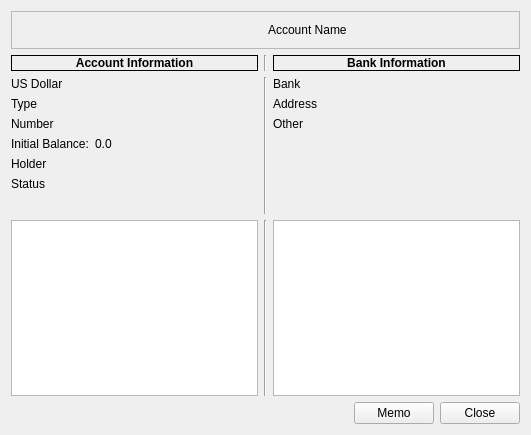
<?xml version="1.0" encoding="UTF-8"?>
<ui version="4.0">
 <class>CAccountInfo</class>
 <widget class="QWidget" name="CAccountInfo">
  <property name="geometry">
   <rect>
    <x>0</x>
    <y>0</y>
    <width>531</width>
    <height>435</height>
   </rect>
  </property>
  <property name="windowTitle">
   <string>Form</string>
  </property>
  <layout class="QVBoxLayout" name="verticalLayout_3">
   <item>
    <widget class="QFrame" name="frame">
     <property name="frameShape">
      <enum>QFrame::StyledPanel</enum>
     </property>
     <property name="frameShadow">
      <enum>QFrame::Raised</enum>
     </property>
     <layout class="QHBoxLayout" name="horizontalLayout">
      <property name="spacing">
       <number>5</number>
      </property>
      <property name="leftMargin">
       <number>0</number>
      </property>
      <property name="topMargin">
       <number>2</number>
      </property>
      <property name="rightMargin">
       <number>0</number>
      </property>
      <property name="bottomMargin">
       <number>2</number>
      </property>
      <item>
       <widget class="QLabel" name="pLIcon">
        <property name="minimumSize">
         <size>
          <width>32</width>
          <height>32</height>
         </size>
        </property>
        <property name="text">
         <string/>
        </property>
        <property name="alignment">
         <set>Qt::AlignRight|Qt::AlignTrailing|Qt::AlignVCenter</set>
        </property>
       </widget>
      </item>
      <item>
       <widget class="QLabel" name="pLAccount">
        <property name="frameShape">
         <enum>QFrame::NoFrame</enum>
        </property>
        <property name="text">
         <string>Account Name</string>
        </property>
        <property name="textFormat">
         <enum>Qt::RichText</enum>
        </property>
       </widget>
      </item>
     </layout>
    </widget>
   </item>
   <item>
    <layout class="QHBoxLayout" name="horizontalLayout_6">
     <item>
      <widget class="QLabel" name="label_3">
       <property name="frameShape">
        <enum>QFrame::Box</enum>
       </property>
       <property name="frameShadow">
        <enum>QFrame::Plain</enum>
       </property>
       <property name="text">
        <string>&lt;b&gt;Account Information&lt;/b&gt;</string>
       </property>
       <property name="alignment">
        <set>Qt::AlignCenter</set>
       </property>
       <property name="margin">
        <number>2</number>
       </property>
      </widget>
     </item>
     <item>
      <widget class="Line" name="line_4">
       <property name="orientation">
        <enum>Qt::Vertical</enum>
       </property>
      </widget>
     </item>
     <item>
      <widget class="QLabel" name="label_2">
       <property name="frameShape">
        <enum>QFrame::Box</enum>
       </property>
       <property name="text">
        <string>&lt;b&gt;Bank Information&lt;/b&gt;</string>
       </property>
       <property name="alignment">
        <set>Qt::AlignCenter</set>
       </property>
       <property name="margin">
        <number>2</number>
       </property>
      </widget>
     </item>
    </layout>
   </item>
   <item>
    <widget class="QWidget" name="pWidgetControls" native="true">
     <layout class="QHBoxLayout" name="horizontalLayout_3">
      <property name="leftMargin">
       <number>0</number>
      </property>
      <property name="topMargin">
       <number>0</number>
      </property>
      <property name="rightMargin">
       <number>0</number>
      </property>
      <property name="bottomMargin">
       <number>0</number>
      </property>
      <item>
       <layout class="QVBoxLayout" name="verticalLayout">
        <item>
         <widget class="QLabel" name="pLCurrency">
          <property name="text">
           <string>US Dollar</string>
          </property>
         </widget>
        </item>
        <item>
         <widget class="QLabel" name="pLType">
          <property name="text">
           <string>Type</string>
          </property>
         </widget>
        </item>
        <item>
         <widget class="QLabel" name="pLNumber">
          <property name="text">
           <string>Number</string>
          </property>
          <property name="textInteractionFlags">
           <set>Qt::LinksAccessibleByMouse</set>
          </property>
         </widget>
        </item>
        <item>
         <layout class="QHBoxLayout" name="horizontalLayout_2" stretch="0,0">
          <item>
           <widget class="QLabel" name="label">
            <property name="sizePolicy">
             <sizepolicy hsizetype="Maximum" vsizetype="Preferred">
              <horstretch>0</horstretch>
              <verstretch>0</verstretch>
             </sizepolicy>
            </property>
            <property name="text">
             <string>Initial Balance:</string>
            </property>
           </widget>
          </item>
          <item>
           <widget class="QLabel" name="pLInBalance">
            <property name="text">
             <string>0.0</string>
            </property>
           </widget>
          </item>
         </layout>
        </item>
        <item>
         <widget class="QLabel" name="pLHolder">
          <property name="text">
           <string>Holder</string>
          </property>
         </widget>
        </item>
        <item>
         <widget class="QLabel" name="pLAccStatus">
          <property name="text">
           <string>Status</string>
          </property>
         </widget>
        </item>
        <item>
         <spacer name="verticalSpacer_2">
          <property name="orientation">
           <enum>Qt::Vertical</enum>
          </property>
          <property name="sizeHint" stdset="0">
           <size>
            <width>20</width>
            <height>40</height>
           </size>
          </property>
         </spacer>
        </item>
       </layout>
      </item>
      <item>
       <widget class="Line" name="line">
        <property name="lineWidth">
         <number>1</number>
        </property>
        <property name="orientation">
         <enum>Qt::Vertical</enum>
        </property>
       </widget>
      </item>
      <item>
       <layout class="QVBoxLayout" name="verticalLayout_2">
        <item>
         <widget class="QLabel" name="pLBank">
          <property name="text">
           <string>Bank</string>
          </property>
         </widget>
        </item>
        <item>
         <widget class="QLabel" name="pLAddress">
          <property name="text">
           <string>Address</string>
          </property>
         </widget>
        </item>
        <item>
         <widget class="QLabel" name="pLOther">
          <property name="text">
           <string>Other</string>
          </property>
          <property name="textInteractionFlags">
           <set>Qt::LinksAccessibleByMouse</set>
          </property>
         </widget>
        </item>
        <item>
         <spacer name="verticalSpacer_3">
          <property name="orientation">
           <enum>Qt::Vertical</enum>
          </property>
          <property name="sizeHint" stdset="0">
           <size>
            <width>20</width>
            <height>40</height>
           </size>
          </property>
         </spacer>
        </item>
       </layout>
      </item>
     </layout>
    </widget>
   </item>
   <item>
    <widget class="QWidget" name="pWidgetMemo" native="true">
     <property name="sizePolicy">
      <sizepolicy hsizetype="Preferred" vsizetype="Preferred">
       <horstretch>0</horstretch>
       <verstretch>0</verstretch>
      </sizepolicy>
     </property>
     <layout class="QHBoxLayout" name="horizontalLayout_5">
      <property name="leftMargin">
       <number>0</number>
      </property>
      <property name="topMargin">
       <number>0</number>
      </property>
      <property name="rightMargin">
       <number>0</number>
      </property>
      <property name="bottomMargin">
       <number>0</number>
      </property>
      <item>
       <widget class="QTextEdit" name="pTENoteA">
        <property name="sizePolicy">
         <sizepolicy hsizetype="Preferred" vsizetype="Expanding">
          <horstretch>0</horstretch>
          <verstretch>0</verstretch>
         </sizepolicy>
        </property>
        <property name="readOnly">
         <bool>true</bool>
        </property>
        <property name="textInteractionFlags">
         <set>Qt::TextBrowserInteraction</set>
        </property>
       </widget>
      </item>
      <item>
       <widget class="Line" name="line_3">
        <property name="orientation">
         <enum>Qt::Vertical</enum>
        </property>
       </widget>
      </item>
      <item>
       <widget class="QTextEdit" name="pTENoteB">
        <property name="sizePolicy">
         <sizepolicy hsizetype="Preferred" vsizetype="Expanding">
          <horstretch>0</horstretch>
          <verstretch>0</verstretch>
         </sizepolicy>
        </property>
        <property name="readOnly">
         <bool>true</bool>
        </property>
        <property name="textInteractionFlags">
         <set>Qt::TextBrowserInteraction</set>
        </property>
       </widget>
      </item>
     </layout>
    </widget>
   </item>
   <item>
    <layout class="QHBoxLayout" name="horizontalLayout_4">
     <item>
      <spacer name="horizontalSpacer">
       <property name="orientation">
        <enum>Qt::Horizontal</enum>
       </property>
       <property name="sizeHint" stdset="0">
        <size>
         <width>40</width>
         <height>20</height>
        </size>
       </property>
      </spacer>
     </item>
     <item>
      <widget class="QPushButton" name="pPBMemo">
       <property name="text">
        <string>Memo</string>
       </property>
       <property name="checkable">
        <bool>true</bool>
       </property>
      </widget>
     </item>
     <item>
      <widget class="QPushButton" name="pPBClose">
       <property name="text">
        <string>Close</string>
       </property>
      </widget>
     </item>
    </layout>
   </item>
  </layout>
 </widget>
 <tabstops>
  <tabstop>pTENoteA</tabstop>
  <tabstop>pTENoteB</tabstop>
  <tabstop>pPBClose</tabstop>
  <tabstop>pPBMemo</tabstop>
 </tabstops>
 <resources/>
 <connections/>
</ui>
